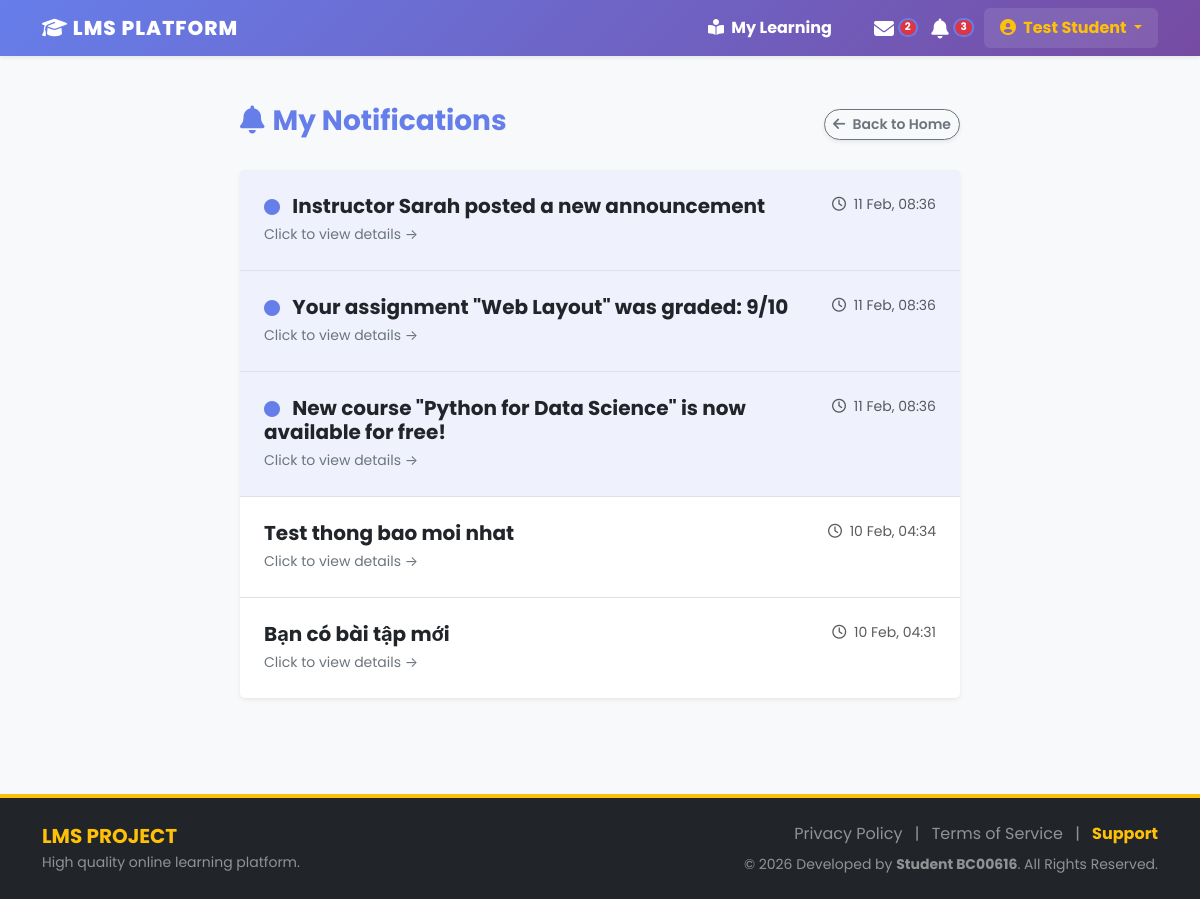
The app's page /public/profile/notifications (signed in), older data.
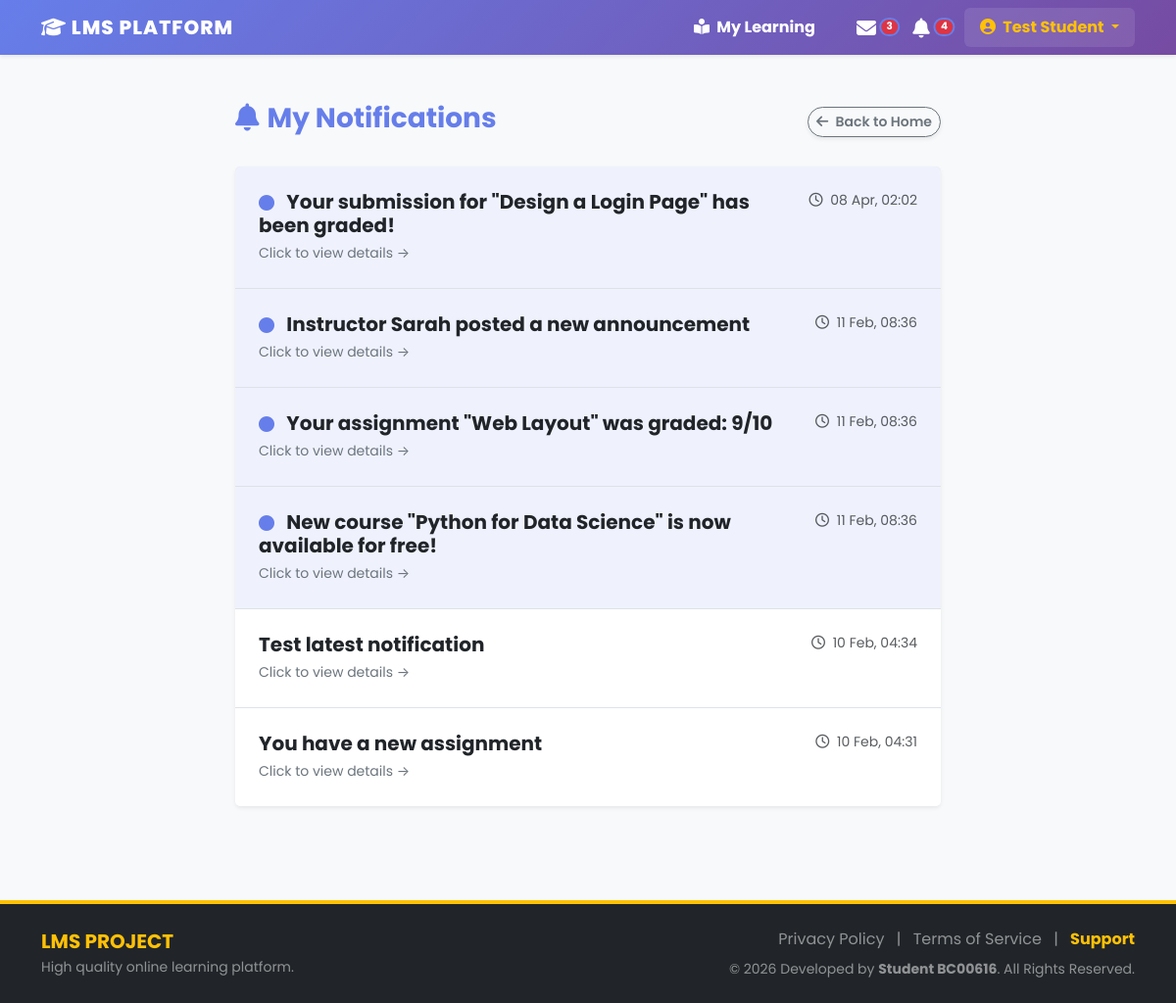
The same page, newer data.
### tables this page shows
CREATE TABLE `notifications` (
  `id` int(11) NOT NULL,
  `user_id` int(11) NOT NULL,
  `message` varchar(255) NOT NULL,
  `link` varchar(255) DEFAULT NULL,
  `is_read` tinyint(1) DEFAULT 0,
  `created_at` timestamp NOT NULL DEFAULT current_timestamp()
);

### app/Controllers/ProfileController.php (called while the page is built, shortened)
<?php
class ProfileController extends Controller {
    public function notifications() {
        $db = new Database();
        $conn = $db->connect();
        $stmt = $conn->prepare("SELECT * FROM notifications WHERE user_id = ? ORDER BY created_at DESC");
        $stmt->execute([$_SESSION['user_id']]);
        $notifications = $stmt->fetchAll(PDO::FETCH_ASSOC);
        $this->view('profile/notifications', [
            'title' => 'My Notifications',
            'notifications' => $notifications
        ]);
    }
}

### public/index.php (called while the page is built, shortened)
<?php
$app = new App();

### app/Views/profile/notifications.php (the view, shortened to what the changed rows need)
<?php require_once '../app/Views/inc/header.php'; ?>
<div class="container mt-4 mb-5">
    <div class="row justify-content-center">
        <div class="col-md-8">
            <div class="card shadow-sm border-0">
                <div class="list-group list-group-flush">
                    <?php if (empty($data['notifications'])): ?>
                        <div class="text-center py-5">
                            <i class="far fa-bell-slash fa-3x text-muted mb-3 opacity-50"></i>
                            <h5 class="text-muted">You have no new notifications.</h5>
                            <p class="text-muted small">We'll let you know when something important happens.</p>
                            <a href="/LMS_Project/public/course/my_learning" class="btn btn-sm btn-primary mt-2">
                                Go to My Courses
                            </a>
                        </div>
                    <?php else: ?>
                        <?php foreach($data['notifications'] as $noti): ?>
                            <?php
                                $activeClass = ($noti['is_read'] == 0) ? 'bg-primary bg-opacity-10' : '';
                                $link = !empty($noti['link']) ? $noti['link'] : '#';
                            ?>
                            <a href="<?= htmlspecialchars($link) ?>" class="list-group-item list-group-item-action p-4 <?= $activeClass ?>">
                                <div class="d-flex w-100 justify-content-between">
                                    <h5 class="mb-1 text-dark fw-bold">
                                        <?php if($noti['is_read'] == 0): ?>
                                            <i class="fas fa-circle text-primary fs-6 me-2 small" title="Unread"></i>
                                        <?php endif; ?>
                                        <?= htmlspecialchars($noti['message']) ?>
                                    </h5>
                                    <small class="text-muted text-nowrap ms-3">
                                        <i class="far fa-clock me-1"></i>
                                        <?= date('d M, H:i', strtotime($noti['created_at'])) ?>
                                    </small>
                                </div>
                                <small class="text-secondary">Click to view details &rarr;</small>
                            </a>
                        <?php endforeach; ?>
                    <?php endif; ?>
                </div>
            </div>
        </div>
    </div>
</div>
<?php require_once '../app/Views/inc/footer.php'; ?>

### app/Views/inc/header.php (shortened to what the changed rows need)
<?php
$msgCount = 0;
$notiCount = 0;
if (isset($_SESSION['user_id'])) {
    $dbNav = new Database();
    $connNav = $dbNav->connect();
    $stmtMsg = $connNav->prepare("SELECT COUNT(*) FROM messages WHERE receiver_id = ? AND is_read = 0");
    $stmtMsg->execute([$_SESSION['user_id']]);
    $msgCount = $stmtMsg->fetchColumn();
    $stmtNoti = $connNav->prepare("SELECT COUNT(*) FROM notifications WHERE user_id = ? AND is_read = 0");
    $stmtNoti->execute([$_SESSION['user_id']]);
    $notiCount = $stmtNoti->fetchColumn();
}
?>
<!DOCTYPE html>
<html lang="en">
<head>
    <link href="https://cdn.jsdelivr.net/npm/bootstrap@5.3.0/dist/css/bootstrap.min.css" rel="stylesheet">
    <link rel="stylesheet" href="https://cdnjs.cloudflare.com/ajax/libs/font-awesome/6.4.0/css/all.min.css">
    <link rel="stylesheet" href="/LMS_Project/public/css/style.css">
</head>
<body>
<nav class="navbar navbar-expand-lg navbar-dark bg-primary mb-4 shadow-sm sticky-top">
    <div class="container">
        <div class="collapse navbar-collapse" id="navbarNav">
            <ul class="navbar-nav ms-auto align-items-center">
                <?php if (isset($_SESSION['user_id'])): ?>
                    <li class="nav-item nav-icon-item d-none d-lg-block">
                        <a class="nav-link text-white d-flex align-items-center justify-content-center" href="/LMS_Project/public/message/index" title="Messages">
                            <i class="fas fa-envelope fa-lg"></i>
                            <?php if ($msgCount > 0): ?>
                                <span class="badge rounded-pill bg-danger notification-badge">
                                    <?= $msgCount > 99 ? '99+' : $msgCount ?>
                                </span>
                            <?php endif; ?>
                        </a>
                    </li>
                    <li class="nav-item nav-icon-item me-3 d-none d-lg-block">
                        <a class="nav-link text-white d-flex align-items-center justify-content-center" href="/LMS_Project/public/profile/notifications" title="Notifications">
                            <i class="fas fa-bell fa-lg"></i>
                            <?php if ($notiCount > 0): ?>
                                <span class="badge rounded-pill bg-danger notification-badge">
                                    <?= $notiCount > 99 ? '99+' : $notiCount ?>
                                </span>
                            <?php endif; ?>
                        </a>
                    </li>
                <?php else: ?>
                    <li class="nav-item"><a class="nav-link text-white fw-semibold" href="/LMS_Project/public/auth/login">Log In</a></li>
                    <li class="nav-item ms-2"><a class="btn btn-warning fw-bold shadow-sm" href="/LMS_Project/public/auth/register">Sign Up Free</a></li>
                <?php endif; ?>
            </ul>
        </div>
    </div>
</nav>
<div class="container mb-5">

Row changes from the older to the newer data that the page shows:
added notifications: is_read 0 (drawn), message "Your submission for \"Design a Login Page\" has been graded!", created_at "08 Apr, 02:02"
changed notifications "10 Feb, 04:34": message "Test thong bao moi nhat" → "Test latest notification"
changed notifications "10 Feb, 04:31": message "Bạn có bài tập mới" → "You have a new assignment"
Text that changed along with them:
$msgCount: "2" → "3"
$notiCount: "3" → "4"
